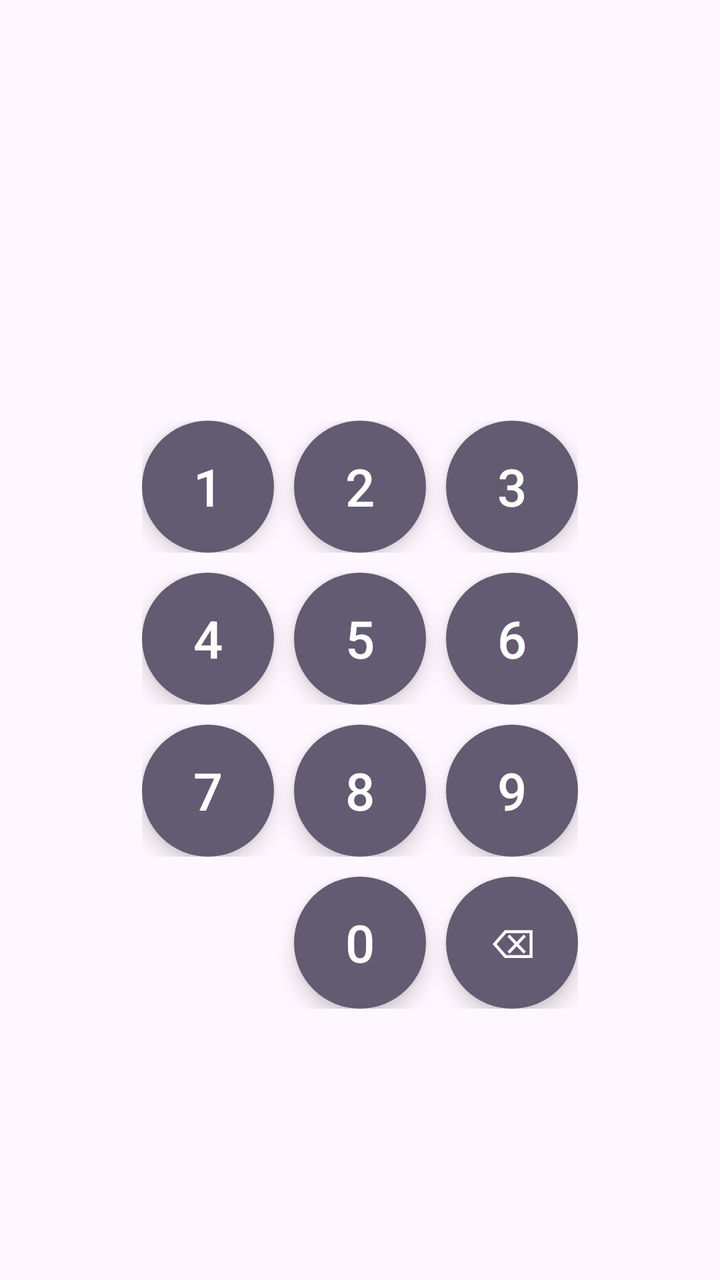
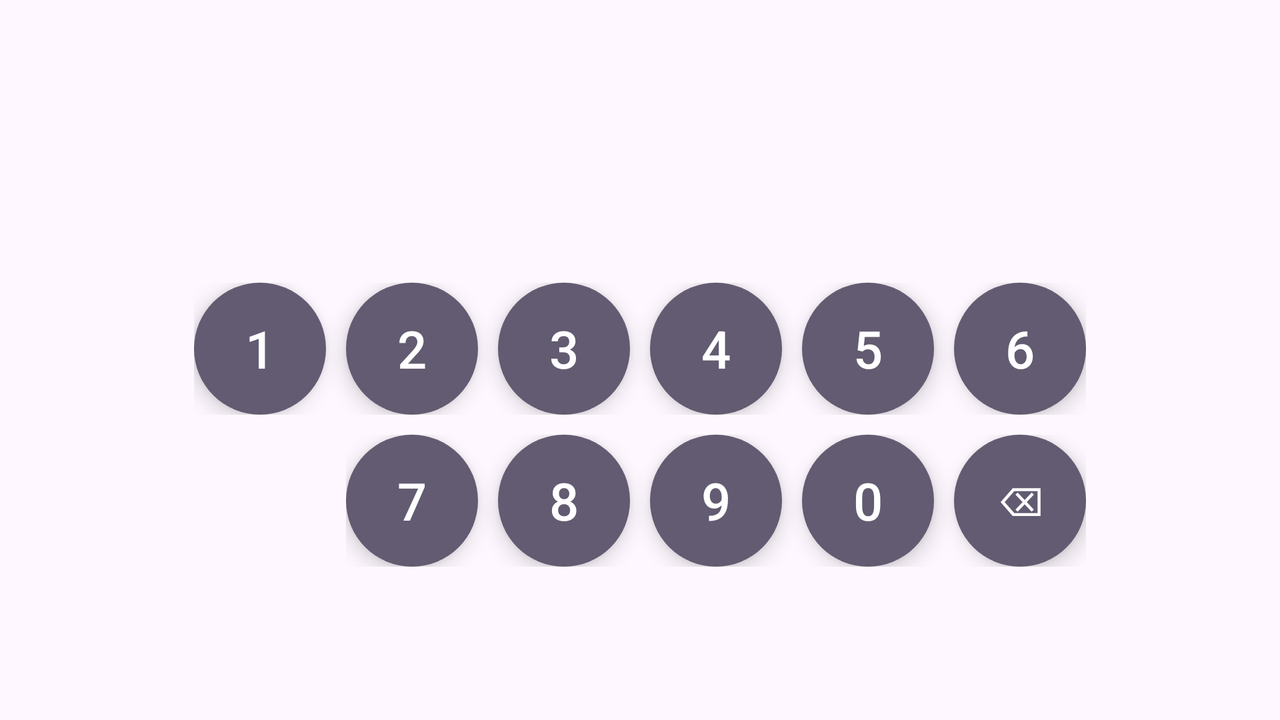

One screen, two layout resources from the same app: the default and the repository's alternative for another configuration. Each is rendered where Android would select it; the XML of both is given below.
<!-- AndroidManifest.xml: application theme Theme.AppTheme -->
<!-- res/layout/pin_dialog.xml -->
<?xml version="1.0" encoding="utf-8"?>
<androidx.constraintlayout.widget.ConstraintLayout
    xmlns:android="http://schemas.android.com/apk/res/android"
    xmlns:app="http://schemas.android.com/apk/res-auto"
    android:layout_width="match_parent"
    android:layout_height="match_parent"
    android:padding="18dp">

    <LinearLayout
        android:layout_width="match_parent"
        android:layout_height="wrap_content"
        app:layout_constraintBottom_toBottomOf="parent"
        app:layout_constraintEnd_toEndOf="parent"
        app:layout_constraintStart_toStartOf="parent"
        app:layout_constraintTop_toTopOf="parent"
        android:orientation="vertical">

    <TextView
        android:id="@+id/message"
        android:layout_width="match_parent"
        android:layout_height="wrap_content"
        android:textColor="?android:textColorSecondary"
        style="@style/Base.TextAppearance.AppCompat.Body2" />

        <LinearLayout
            android:layout_width="wrap_content"
            android:layout_height="wrap_content"
            android:layout_gravity="center_horizontal"
            android:orientation="vertical">

            <TextView
                android:id="@+id/pin"
                android:layout_width="match_parent"
                android:layout_height="wrap_content"
                android:gravity="center"
                android:maxLines="1"
                android:textColor="?android:textColorPrimary"
                android:textSize="34sp"
                style="@style/Base.TextAppearance.AppCompat.Headline" />

            <LinearLayout
                android:layout_width="wrap_content"
                android:layout_height="wrap_content"
                android:layout_marginTop="10dp"
                android:layout_gravity="end"
                android:orientation="horizontal">

                <com.google.android.material.button.MaterialButton
                    android:id="@+id/button_1"
                    android:layout_width="66dp"
                    android:layout_height="66dp"
                    android:layout_gravity="center"
                    app:cornerRadius="33dp"
                    style="@style/Widget.MaterialComponents.ExtendedFloatingActionButton"
                    android:textSize="26sp"
                    android:text="@string/number_1" />

                <com.google.android.material.button.MaterialButton
                    android:id="@+id/button_2"
                    android:layout_width="66dp"
                    android:layout_height="66dp"
                    android:layout_marginStart="10dp"
                    android:layout_marginEnd="10dp"
                    android:layout_gravity="center"
                    app:cornerRadius="33dp"
                    style="@style/Widget.MaterialComponents.ExtendedFloatingActionButton"
                    android:textSize="26sp"
                    android:text="@string/number_2" />

                <com.google.android.material.button.MaterialButton
                    android:id="@+id/button_3"
                    android:layout_width="66dp"
                    android:layout_height="66dp"
                    android:layout_gravity="center"
                    app:cornerRadius="33dp"
                    style="@style/Widget.MaterialComponents.ExtendedFloatingActionButton"
                    android:textSize="26sp"
                    android:text="@string/number_3" />

            </LinearLayout>

            <LinearLayout
                android:layout_width="wrap_content"
                android:layout_height="wrap_content"
                android:layout_marginTop="10dp"
                android:layout_gravity="end"
                android:orientation="horizontal">

                <com.google.android.material.button.MaterialButton
                    android:id="@+id/button_4"
                    android:layout_width="66dp"
                    android:layout_height="66dp"
                    android:layout_gravity="center"
                    app:cornerRadius="33dp"
                    style="@style/Widget.MaterialComponents.ExtendedFloatingActionButton"
                    android:textSize="26sp"
                    android:text="@string/number_4" />

                <com.google.android.material.button.MaterialButton
                    android:id="@+id/button_5"
                    android:layout_width="66dp"
                    android:layout_height="66dp"
                    android:layout_marginStart="10dp"
                    android:layout_marginEnd="10dp"
                    android:layout_gravity="center"
                    app:cornerRadius="33dp"
                    style="@style/Widget.MaterialComponents.ExtendedFloatingActionButton"
                    android:textSize="26sp"
                    android:text="@string/number_5" />

                <com.google.android.material.button.MaterialButton
                    android:id="@+id/button_6"
                    android:layout_width="66dp"
                    android:layout_height="66dp"
                    android:layout_gravity="center"
                    app:cornerRadius="33dp"
                    style="@style/Widget.MaterialComponents.ExtendedFloatingActionButton"
                    android:textSize="26sp"
                    android:text="@string/number_6" />

            </LinearLayout>

            <LinearLayout
                android:layout_width="wrap_content"
                android:layout_height="wrap_content"
                android:layout_marginTop="10dp"
                android:layout_gravity="end"
                android:orientation="horizontal">

                <com.google.android.material.button.MaterialButton
                    android:id="@+id/button_7"
                    android:layout_width="66dp"
                    android:layout_height="66dp"
                    android:layout_gravity="center"
                    app:cornerRadius="33dp"
                    style="@style/Widget.MaterialComponents.ExtendedFloatingActionButton"
                    android:textSize="26sp"
                    android:text="@string/number_7" />

                <com.google.android.material.button.MaterialButton
                    android:id="@+id/button_8"
                    android:layout_width="66dp"
                    android:layout_height="66dp"
                    android:layout_marginStart="10dp"
                    android:layout_marginEnd="10dp"
                    android:layout_gravity="center"
                    app:cornerRadius="33dp"
                    style="@style/Widget.MaterialComponents.ExtendedFloatingActionButton"
                    android:textSize="26sp"
                    android:text="@string/number_8" />

                <com.google.android.material.button.MaterialButton
                    android:id="@+id/button_9"
                    android:layout_width="66dp"
                    android:layout_height="66dp"
                    android:layout_gravity="center"
                    app:cornerRadius="33dp"
                    style="@style/Widget.MaterialComponents.ExtendedFloatingActionButton"
                    android:textSize="26sp"
                    android:text="@string/number_9" />

            </LinearLayout>

            <LinearLayout
                android:layout_width="wrap_content"
                android:layout_height="wrap_content"
                android:layout_marginTop="10dp"
                android:layout_gravity="end"
                android:orientation="horizontal">

                <com.google.android.material.button.MaterialButton
                    android:id="@+id/button_0"
                    android:layout_width="66dp"
                    android:layout_height="66dp"
                    android:layout_marginStart="10dp"
                    android:layout_marginEnd="10dp"
                    android:layout_gravity="center"
                    app:cornerRadius="33dp"
                    style="@style/Widget.MaterialComponents.ExtendedFloatingActionButton"
                    android:textSize="26sp"
                    android:text="@string/number_0" />

                <com.google.android.material.button.MaterialButton
                    android:id="@+id/button_delete"
                    android:layout_width="66dp"
                    android:layout_height="66dp"
                    android:layout_gravity="center"
                    app:cornerRadius="33dp"
                    style="@style/Widget.MaterialComponents.ExtendedFloatingActionButton"
                    android:textSize="20sp"
                    android:text="@string/key_delete" />

            </LinearLayout>

        </LinearLayout>

    </LinearLayout>

</androidx.constraintlayout.widget.ConstraintLayout>
<!-- resources referenced by this layout -->
<resources>
  <string name="key_delete">\u232B</string>
  <string name="number_0">0</string>
  <string name="number_1">1</string>
  <string name="number_2">2</string>
  <string name="number_3">3</string>
  <string name="number_4">4</string>
  <string name="number_5">5</string>
  <string name="number_6">6</string>
  <string name="number_7">7</string>
  <string name="number_8">8</string>
  <string name="number_9">9</string>
  <!-- from res/values-v23/ -->
  <style name="Theme.AppTheme" parent="Base.Theme.AppThemeBase">
          <item name="android:navigationBarColor">@android:color/transparent</item>
          <item name="android:statusBarColor">@android:color/transparent</item>
          <item name="android:windowLightStatusBar">?attr/isLightTheme</item>
      </style>
  <style name="Base.Theme.AppThemeBase" parent="Theme.Material3.DayNight.NoActionBar">
      </style>
</resources>
<!-- res/layout-land/pin_dialog.xml (the repository's variant of the layout above) -->
<!-- drawn on the phone turned sideways -->
<?xml version="1.0" encoding="utf-8"?>
<androidx.constraintlayout.widget.ConstraintLayout
    xmlns:android="http://schemas.android.com/apk/res/android"
    xmlns:app="http://schemas.android.com/apk/res-auto"
    android:layout_width="match_parent"
    android:layout_height="match_parent"
    android:padding="18dp">

    <LinearLayout
        android:layout_width="match_parent"
        android:layout_height="wrap_content"
        app:layout_constraintBottom_toBottomOf="parent"
        app:layout_constraintEnd_toEndOf="parent"
        app:layout_constraintStart_toStartOf="parent"
        app:layout_constraintTop_toTopOf="parent"
        android:orientation="vertical">

    <TextView
        android:id="@+id/message"
        android:layout_width="match_parent"
        android:layout_height="wrap_content"
        android:textColor="?android:textColorSecondary"
        style="@style/Base.TextAppearance.AppCompat.Body2" />

        <LinearLayout
            android:layout_width="wrap_content"
            android:layout_height="wrap_content"
            android:layout_gravity="center_horizontal"
            android:orientation="vertical">

            <TextView
                android:id="@+id/pin"
                android:layout_width="match_parent"
                android:layout_height="wrap_content"
                android:gravity="center"
                android:maxLines="1"
                android:textColor="?android:textColorPrimary"
                android:textSize="34sp"
                style="@style/Base.TextAppearance.AppCompat.Headline" />

            <LinearLayout
                android:layout_width="wrap_content"
                android:layout_height="wrap_content"
                android:layout_gravity="end"
                android:orientation="horizontal">

                <com.google.android.material.button.MaterialButton
                    android:id="@+id/button_1"
                    android:layout_width="66dp"
                    android:layout_height="66dp"
                    android:layout_gravity="center"
                    app:cornerRadius="33dp"
                    style="@style/Widget.MaterialComponents.ExtendedFloatingActionButton"
                    android:textSize="26sp"
                    android:text="@string/number_1" />

                <com.google.android.material.button.MaterialButton
                    android:id="@+id/button_2"
                    android:layout_width="66dp"
                    android:layout_height="66dp"
                    android:layout_marginStart="10dp"
                    android:layout_marginEnd="10dp"
                    android:layout_gravity="center"
                    app:cornerRadius="33dp"
                    style="@style/Widget.MaterialComponents.ExtendedFloatingActionButton"
                    android:textSize="26sp"
                    android:text="@string/number_2" />

                <com.google.android.material.button.MaterialButton
                    android:id="@+id/button_3"
                    android:layout_width="66dp"
                    android:layout_height="66dp"
                    android:layout_gravity="center"
                    app:cornerRadius="33dp"
                    style="@style/Widget.MaterialComponents.ExtendedFloatingActionButton"
                    android:textSize="26sp"
                    android:text="@string/number_3" />

                <com.google.android.material.button.MaterialButton
                    android:id="@+id/button_4"
                    android:layout_width="66dp"
                    android:layout_height="66dp"
                    android:layout_marginStart="10dp"
                    android:layout_marginEnd="10dp"
                    android:layout_gravity="center"
                    app:cornerRadius="33dp"
                    style="@style/Widget.MaterialComponents.ExtendedFloatingActionButton"
                    android:textSize="26sp"
                    android:text="@string/number_4" />

                <com.google.android.material.button.MaterialButton
                    android:id="@+id/button_5"
                    android:layout_width="66dp"
                    android:layout_height="66dp"
                    android:layout_gravity="center"
                    app:cornerRadius="33dp"
                    style="@style/Widget.MaterialComponents.ExtendedFloatingActionButton"
                    android:textSize="26sp"
                    android:text="@string/number_5" />

                <com.google.android.material.button.MaterialButton
                    android:id="@+id/button_6"
                    android:layout_width="66dp"
                    android:layout_height="66dp"
                    android:layout_marginStart="10dp"
                    android:layout_gravity="center"
                    app:cornerRadius="33dp"
                    style="@style/Widget.MaterialComponents.ExtendedFloatingActionButton"
                    android:textSize="26sp"
                    android:text="@string/number_6" />

            </LinearLayout>

            <LinearLayout
                android:layout_width="wrap_content"
                android:layout_height="wrap_content"
                android:layout_marginTop="10dp"
                android:layout_gravity="end"
                android:orientation="horizontal">

                <com.google.android.material.button.MaterialButton
                    android:id="@+id/button_7"
                    android:layout_width="66dp"
                    android:layout_height="66dp"
                    android:layout_gravity="center"
                    app:cornerRadius="33dp"
                    style="@style/Widget.MaterialComponents.ExtendedFloatingActionButton"
                    android:textSize="26sp"
                    android:text="@string/number_7" />

                <com.google.android.material.button.MaterialButton
                    android:id="@+id/button_8"
                    android:layout_width="66dp"
                    android:layout_height="66dp"
                    android:layout_marginStart="10dp"
                    android:layout_marginEnd="10dp"
                    android:layout_gravity="center"
                    app:cornerRadius="33dp"
                    style="@style/Widget.MaterialComponents.ExtendedFloatingActionButton"
                    android:textSize="26sp"
                    android:text="@string/number_8" />

                <com.google.android.material.button.MaterialButton
                    android:id="@+id/button_9"
                    android:layout_width="66dp"
                    android:layout_height="66dp"
                    android:layout_gravity="center"
                    app:cornerRadius="33dp"
                    style="@style/Widget.MaterialComponents.ExtendedFloatingActionButton"
                    android:textSize="26sp"
                    android:text="@string/number_9" />

                <com.google.android.material.button.MaterialButton
                    android:id="@+id/button_0"
                    android:layout_width="66dp"
                    android:layout_height="66dp"
                    android:layout_marginStart="10dp"
                    android:layout_marginEnd="10dp"
                    android:layout_gravity="center"
                    app:cornerRadius="33dp"
                    style="@style/Widget.MaterialComponents.ExtendedFloatingActionButton"
                    android:textSize="26sp"
                    android:text="@string/number_0" />

                <com.google.android.material.button.MaterialButton
                    android:id="@+id/button_delete"
                    android:layout_width="66dp"
                    android:layout_height="66dp"
                    android:layout_gravity="center"
                    app:cornerRadius="33dp"
                    style="@style/Widget.MaterialComponents.ExtendedFloatingActionButton"
                    android:textSize="20sp"
                    android:text="@string/key_delete" />

            </LinearLayout>

        </LinearLayout>

    </LinearLayout>

</androidx.constraintlayout.widget.ConstraintLayout>
